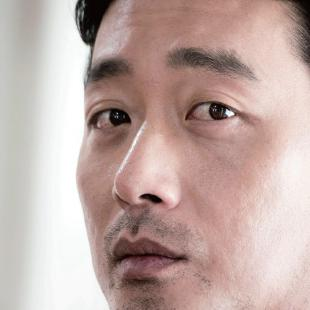
#> input picture 6_Tensorflow/chap08_Celeb_CNN/lecture02_face_landmark/croped_images/croped1.jpg, 310 x 310 px; its folder holds only this picture in this run
$ python step02_croped_image_reshape.py
#> lines starting #> are read from the running program, lines starting #| are printed output that depends on the picture
# -*- coding: utf-8 -*-
"""
croped image reshape(150x150)
"""

from glob import glob # (*.jpg)
from PIL import Image # image file read
from skimage import io # image save
import numpy as np
import os

fpath = os.getcwd() + "/croped_images"
print(fpath)

# croped image -> 150x150
def imageReshape() :
    img_h = img_w = 150

    image_reshape = [] # image save

    for file in glob(fpath + "/*.jpg") :
        img = Image.open(file)
#> img is the input picture: PIL image 310x310 RGB; mean R, G, B 192.1, 169.9, 164.5

        # image 규격화
        img = img.resize( (img_h, img_w) )
#> img: PIL image 150x150 RGB
        # PIL -> numpy
        img_data = np.array(img)
        print(img_data.shape)
#| (150, 150, 3)

        image_reshape.append(img_data)

    return np.array(image_reshape) # list -> numpy

image_reshape = imageReshape()

print(image_reshape.shape) # (3, 150, 150, 3)
#| (1, 150, 150, 3)

import matplotlib.pyplot as plt

for i in range(image_reshape.shape[0]) :
    img = image_reshape[i]
    plt.imshow(img)
    plt.show()

    io.imsave(fpath+"/croped" + str(i+1) + "_reshape" + ".jpg", img)
#> this loop made 1 pass
#> pass 1, `io.imsave(fpath+"/croped" + str(i+1) + "_reshape" + ".jpg", img)`:
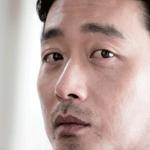
#> saved as croped1_reshape.jpg: shape (150, 150, 3); mean R, G, B 192.1, 169.9, 164.5


$ run again, on 6_Tensorflow/chap08_Celeb_CNN/lecture02_face_landmark/croped_images/croped3.jpg
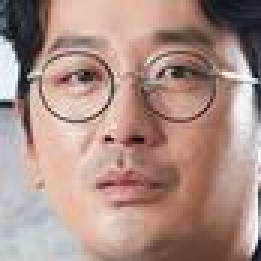
#> input picture 6_Tensorflow/chap08_Celeb_CNN/lecture02_face_landmark/croped_images/croped3.jpg, 87 x 87 px (shown 3 times larger)
#> in imageReshape, img is the input picture: PIL image 87x87 RGB; mean R, G, B 172.1, 143.5, 133.8
#> in imageReshape, `img = img.resize( (img_h, img_w) )`:
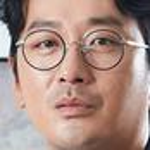
#> img: PIL image 150x150 RGB; mean R, G, B 172.1, 143.5, 133.8
#| (150, 150, 3)
#| (1, 150, 150, 3)

$ run again, on 6_Tensorflow/chap08_Celeb_CNN/lecture02_face_landmark/croped_images/croped4.jpg
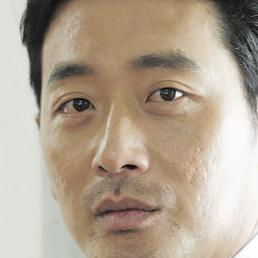
#> input picture 6_Tensorflow/chap08_Celeb_CNN/lecture02_face_landmark/croped_images/croped4.jpg, 258 x 258 px
#> in imageReshape, img is the input picture: PIL image 258x258 RGB; mean R, G, B 178.3, 163.9, 146.5
#> img: PIL image 150x150 RGB
#| (150, 150, 3)
#| (1, 150, 150, 3)
#> the loop `for i in range(image_reshape.shape[0]) :` made 1 pass
#> pass 1, `io.imsave(fpath+"/croped" + str(i+1) + "_reshape" + ".jpg", img)`:
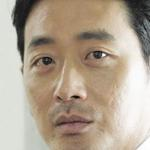
#> saved as croped1_reshape.jpg: shape (150, 150, 3); mean R, G, B 178.4, 163.9, 146.6
